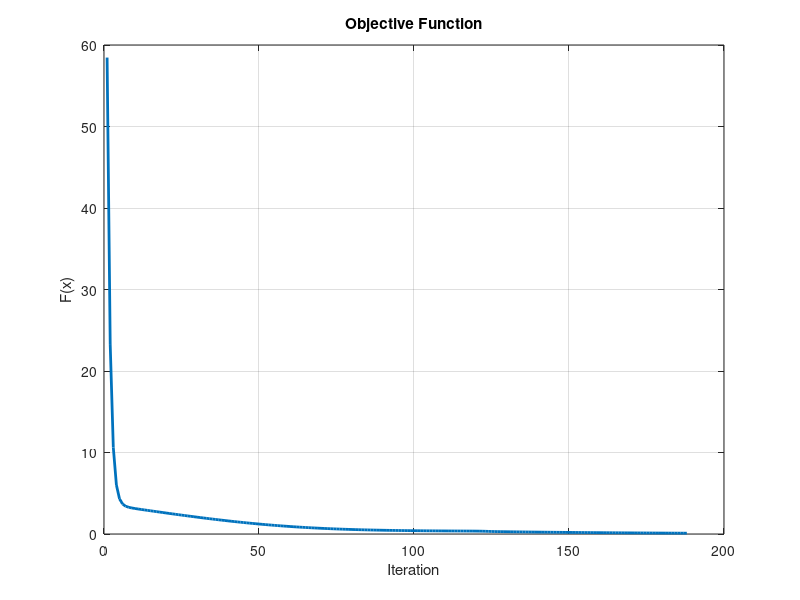

This chart was generated by the following MATLAB code:
% Multi-variate vector-valued function G(x)
G = @(x) [
    3*x(1) - cos(x(2)*x(3)) - 3/2           ;
    4*x(1)^2 - 625*x(2)^2 + 2*x(2) - 1      ;
    exp(-x(1)*x(2)) + 20*x(3) + (10*pi-3)/3];

% Jacobian of G
JG = @(x) [
    3,                     sin(x(2)*x(3))*x(3),   sin(x(2)*x(3))*x(2) ;
    8*x(1),                -1250*x(2)+2,          0                   ;
    -x(2)*exp(-x(1)*x(2)), -x(1)*exp(-x(1)*x(2)), 20                 ];

% Objective function F(x) to minimize in order to solve G(x)=0
F = @(x) 0.5 * sum(G(x).^2);

% Gradient of F (partial derivatives)
dF = @(x) JG(x).' * G(x);

% Parameters
GAMMA = 0.001;    % step size (learning rate)
MAX_ITER = 1000;  % maximum number of iterations
FUNC_TOL = 0.1;   % termination tolerance for F(x)

fvals = [];       % store F(x) values across iterations
progress = @(iter,x) fprintf('iter = %3d: x = %-32s, F(x) = %f\n', ...
    iter, mat2str(x,6), F(x));

% Iterate
iter = 1;         % iterations counter
x = [0; 0; 0];    % initial guess
fvals(iter) = F(x);
progress(iter, x);
while iter < MAX_ITER && fvals(end) > FUNC_TOL
    iter = iter + 1;
    x = x - GAMMA * dF(x);  % gradient descent
    fvals(iter) = F(x);     % evaluate objective function
    progress(iter, x);      % show progress
end

% Plot
plot(1:iter, fvals, 'LineWidth',2); grid on;
title('Objective Function'); xlabel('Iteration'); ylabel('F(x)');

% Evaluate final solution of system of equations G(x)=0
disp('G(x) = '); disp(G(x))

% Output:
%
% iter =   1: x = [0;0;0]                         , F(x) = 58.456136
% iter =   2: x = [0.0075;0.002;-0.20944]         , F(x) = 23.306394
% iter =   3: x = [0.015005;0.0015482;-0.335103]  , F(x) = 10.617030
% ...
% iter = 187: x = [0.683335;0.0388258;-0.52231]   , F(x) = 0.101161
% iter = 188: x = [0.684666;0.0389831;-0.522302]  , F(x) = 0.099372
%
% (converged in 188 iterations after exceeding termination tolerance for F(x))